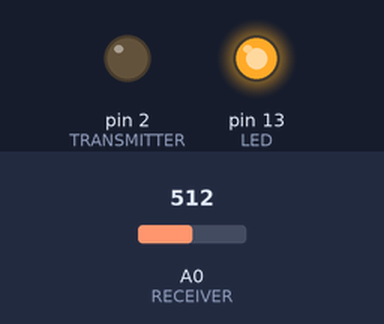
The sketch below on a simulated Arduino Uno, built with avr-gcc and run on an emulated ATmega328P. Parts: output pins drawn as LEDs (lit = HIGH). The test bench sets the inputs (shaded band); at power-on: A0 (RECEIVER) = 512. What the sketch prints to the serial monitor is not drawn.

Above: at 0.1 s.
Timing chart, 0 to 1.6 s (numbered marks = the images above):
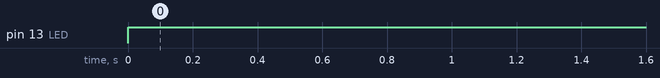

The sketch:

RadioFM433-InOut.ino
```cpp
#define LED 13
#define TRANSMITTER 2

#define RECEIVER A0

unsigned int value;
unsigned int data;

void setup() {
  // put your setup code here, to run once:
  pinMode(LED, OUTPUT);
  pinMode(TRANSMITTER, OUTPUT);

  //pinMode(RECEIVER, INPUT);

  value = 0;
  data = 0;

  Serial.begin(9600);
}

void loop() {
  // put your main code here, to run repeatedly:

  /*if (value == 0)
  {
    digitalWrite(LED, HIGH);

    value = 1;
  }
  else
  {
    digitalWrite(LED, LOW);

    value = 0;
  }*/

  for (unsigned int i=0; i<10; ++i)
  {
    digitalWrite(LED, HIGH);
    delay(2);
  }

  delay(100);

  data = analogRead(RECEIVER);

  Serial.print(value);
  Serial.print(": ");
  Serial.println(data);

  delay(1000);
}
```

Measured:
- by itself, pin 13 (LED): LOW → HIGH at 0.00 s
